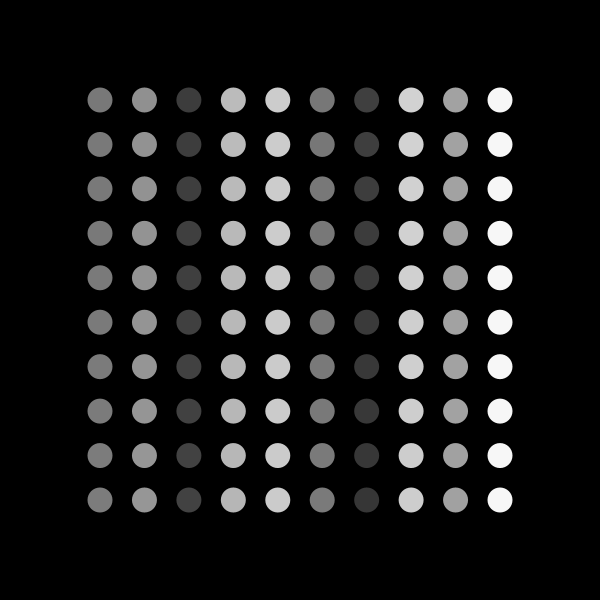
Frame 1 (no input)
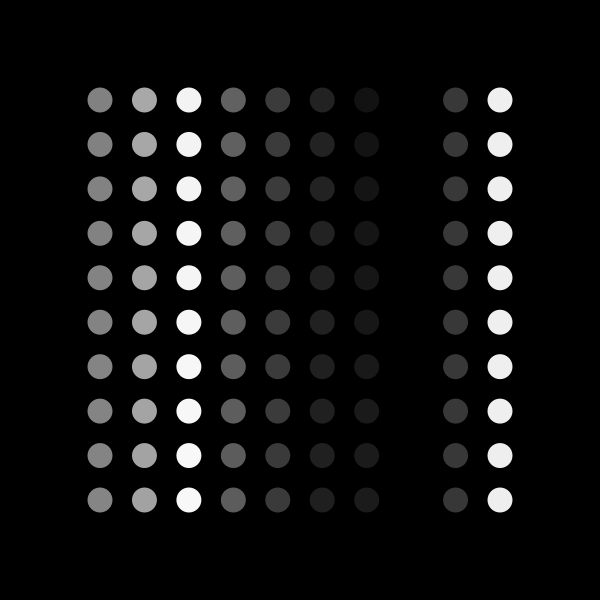
Frame 60 (the mouse pressed at the canvas centre just before this capture)
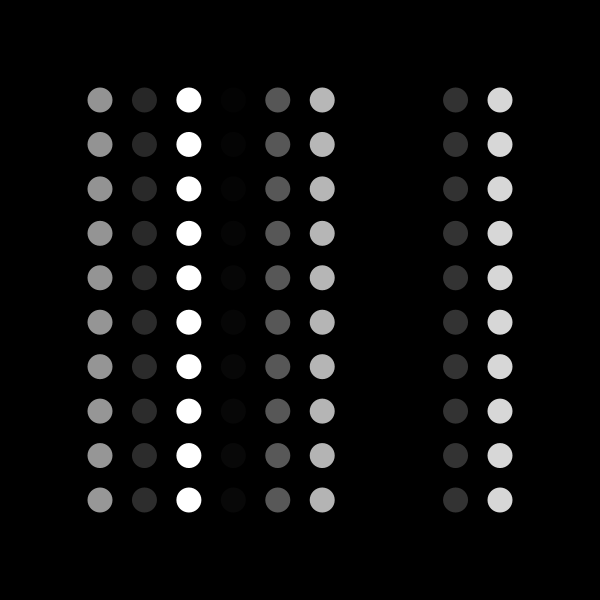
Frame 120 (the mouse held since frame 60 and released just before this capture)

The Processing sketch that drew these frames (run headless with seeded random() and noise(); from frame 60 on, the mouse is pressed at the canvas centre):

// Processing sketch: FinalQ08
// ── FinalQ08.pde
// this program draws a line of ellipses to the
// screen that change their color over time.
// replace the 1 dimensional array with a 
// 2 dimensional array and draw it to the screen
// as shown in the example gif. Everything already 
// works, all you have to do is add a dimension.

int cols = 10;

float[] x = new float[cols];
float[] y = new float[cols];
float[] col = new float[cols];
float[] rate = new float[cols];

void setup() {
  size(600, 600);
  for (int i = 0; i < cols; i++) {
    for (int j=0; j<cols; j++) {
      x[i] = map(i, 0, cols - 1, 100, 500);
      y[j] = map(j, 0, cols - 1, 100, 500);
      col[i] = random(255);
      col[j] = random(255);
      rate[i] = random(-1, 1);
      rate[j] = random(-1, 1);
    }
  }
}

void draw() {
  background(0);
  for (int i = 0; i < cols; i++) {
    for (int j=0; j<cols; j++) {
      if (col[i] > 255 || col[i] < 0) {
        rate[i] *= -1;
      }
      if (col[j] > 255 || col[j] < 0) {
        rate[j] *= -1;
      }

      col[i] += rate[i];
      col[j] += rate[j];

      noStroke();
      fill(col[i]);
      ellipse(x[i], y[j], 25, 25);
    }
  }
}


//sort of there
